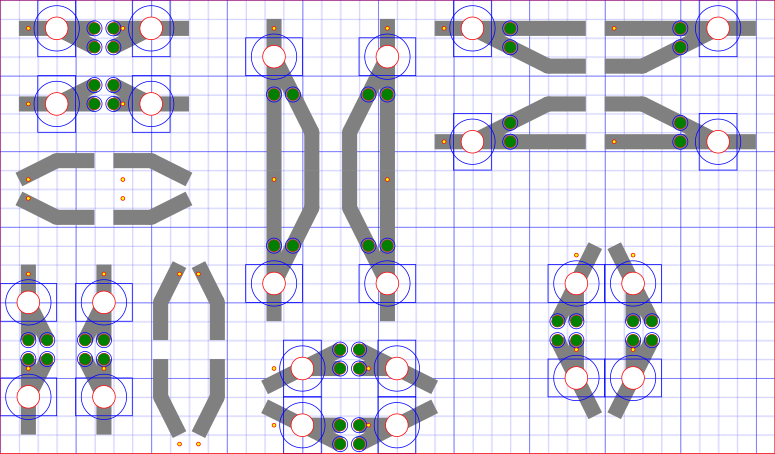

This chart was generated by the following Python code:
import mrcp


def halfPartsHorizontal(panel):
    turn= mrcp.HalfTurnout(color="gray",up=True,right=True)
    panel.add(turn,(1,5))
    turn= mrcp.HalfTurnout(color="gray",up=False,right=True)
    panel.add(turn,(1,1))
    
    turn= mrcp.HalfTurnout(color="gray",up=True,right=False)
    panel.add(turn,(6,5))
    turn= mrcp.HalfTurnout(color="gray",up=False,right=False)
    panel.add(turn,(6,1))
    
    #Closing curves Horizontal
    curve = mrcp.OutCurve(color="gray",up=True,right=True, vertical=False)
    panel.add(curve,(1,9))
    curve = mrcp.OutCurve(color="gray",up=True,right=False, vertical=False)
    panel.add(curve,(6,9))

    curve = mrcp.OutCurve(color="gray",up=False,right=True, vertical=False)
    panel.add(curve,(1,10))
    curve = mrcp.OutCurve(color="gray",up=False,right=False, vertical=False)
    panel.add(curve,(6,10))



def halfPartsVertical(panel):
    #Half turnout Vertical
    turn= mrcp.HalfTurnout(color="gray",up=False,right=True, vertical=True)
    panel.add(turn,(1,14))
    turn= mrcp.HalfTurnout(color="gray",up=False,right=False, vertical=True)
    panel.add(turn,(5,14))

    turn= mrcp.HalfTurnout(color="gray",up=True,right=True, vertical=True)
    panel.add(turn,(1,19))
    turn= mrcp.HalfTurnout(color="gray",up=True,right=False, vertical=True)
    panel.add(turn,(5,19))


    #Closing curves Horizontal
    curve = mrcp.OutCurve(color="gray",up=True,right=True, vertical=True)
    panel.add(curve,(10,23))
    curve = mrcp.OutCurve(color="gray",up=True,right=False, vertical=True)
    panel.add(curve,(9,23))

    curve = mrcp.OutCurve(color="gray",up=False,right=True, vertical=True)
    panel.add(curve,(10,14))
    curve = mrcp.OutCurve(color="gray",up=False,right=False, vertical=True)
    panel.add(curve,(9,14))

def verticalTurnout(panel):
    #Composites/full Turnouts Horizontal
    turn= mrcp.Turnout(color="gray",up=False,right=True, vertical=True)
    panel.add(turn,(14, 1))
    turn= mrcp.Turnout(color="gray",up=False,right=False, vertical=True)
    panel.add(turn,(20, 1))

    turn= mrcp.Turnout(color="gray",up=True,right=True, vertical=True)
    panel.add(turn,(14, 9))
    turn= mrcp.Turnout(color="gray",up=True,right=False, vertical=True)
    panel.add(turn,(20, 9))

def horizontalTurnout(panel):
    #Composites/full Turnouts Horizontal
    turn= mrcp.Turnout(color="gray",up=False,right=True)
    panel.add(turn,(23, 1))
    turn= mrcp.Turnout(color="gray",up=False,right=False)
    panel.add(turn,(32, 1))

    turn= mrcp.Turnout(color="gray",up=True,right=True)
    panel.add(turn,(23, 7))
    turn= mrcp.Turnout(color="gray",up=True,right=False)
    panel.add(turn,(32, 7))

def horizontalLadder(panel):
    #Ladder Steps
    step = mrcp.LadderStep(color="gray",up=True,right=True)
    panel.add(step,(14, 19))
    step = mrcp.LadderStep(color="gray",up=True,right=False)
    panel.add(step,(19, 19))

    step = mrcp.LadderStep(color="gray",up=False,right=True)
    panel.add(step,(14, 22))

    step = mrcp.LadderStep(color="gray",up=False,right=False)
    panel.add(step,(19, 22))

def verticalLadder(panel):

    step = mrcp.LadderStep(color="gray",up=False,right=False, vertical=True)
    panel.add(step,(30, 13))
    step = mrcp.LadderStep(color="gray",up=False,right=True, vertical=True)
    panel.add(step,(33, 13))
    step = mrcp.LadderStep(color="gray",up=True,right=False, vertical=True)
    panel.add(step,(30, 18))
    step = mrcp.LadderStep(color="gray",up=True,right=True, vertical=True)
    panel.add(step,(33, 18))

def myPanel(name):
    panel = mrcp.Panel(name, 205, 120)
    panel.markStart()

    #Half turnout Horizontal
    halfPartsHorizontal(panel)
    halfPartsVertical(panel)
    verticalTurnout(panel)
    horizontalTurnout(panel)
    horizontalLadder(panel)
    verticalLadder(panel)

    panel.paint()
    panel._dwg.save()


if __name__ == '__main__':
    myPanel("turnouts.svg")
